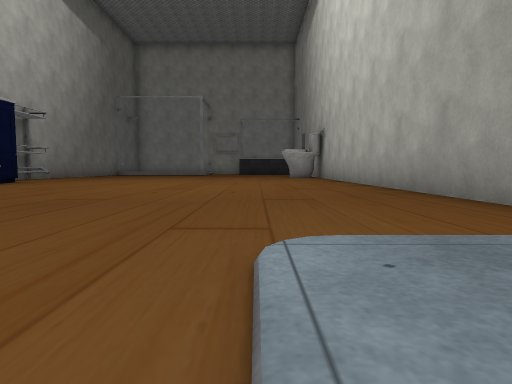
[1] (above)

24 first-person views from a walk through a Unity game level. The camera is 0.35 m above the floor, tilts 4° down and sees 75° across. Doors are open. The floor is counted in squares, 1 m on a side. Each view is taken from the middle of a square. On the plan, view 1 faces up. The plan holds only what a view shows up to about 9 squares ahead; the rest is blank. The place goes on beyond the plan. Some surface patterns are stand-ins.

[2]
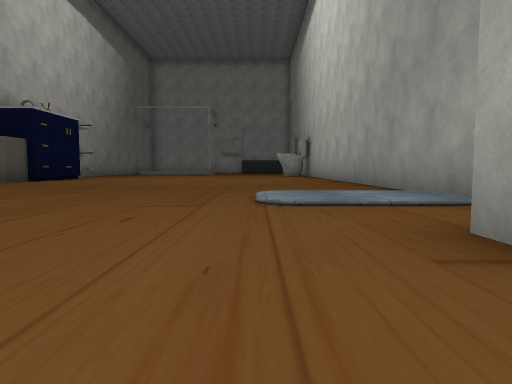

[3]
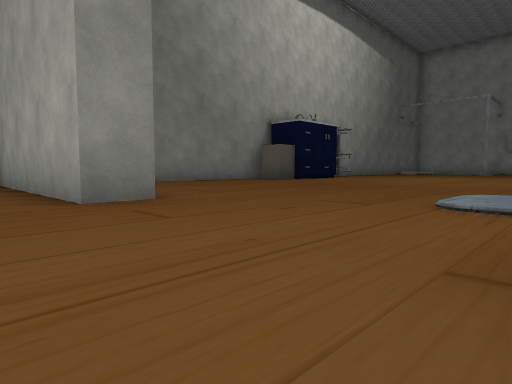

[4]
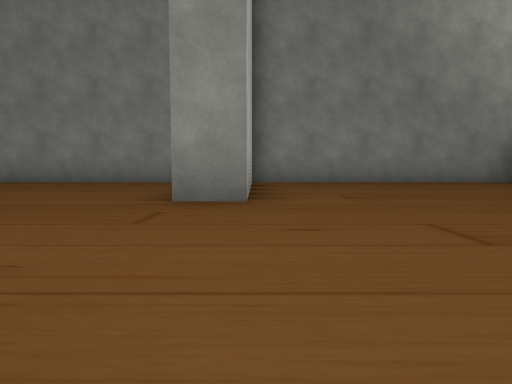

[5]
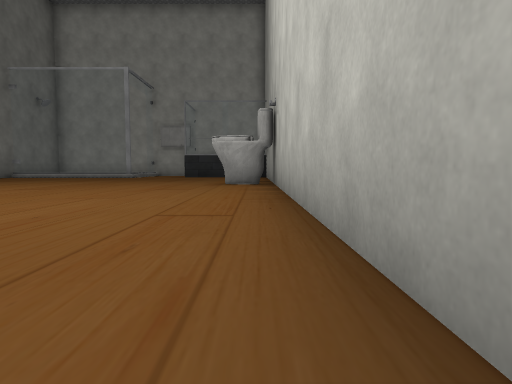

[6]
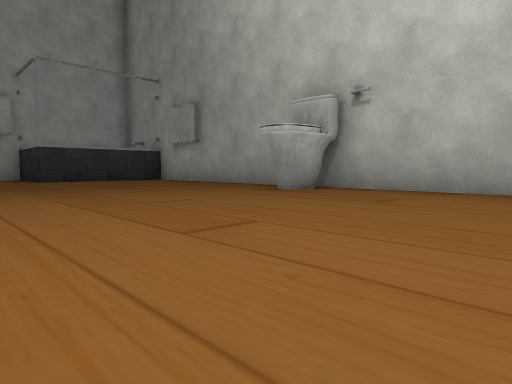

[7]
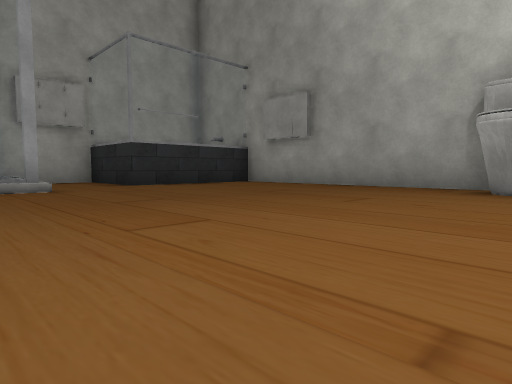

[8]
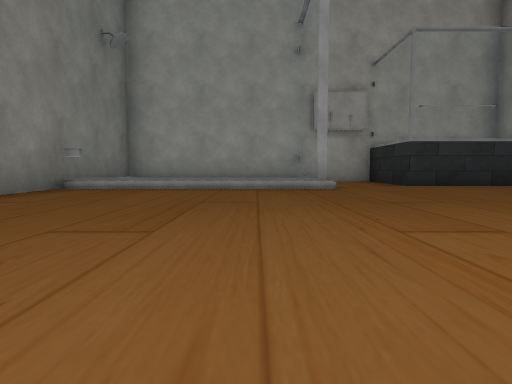

[9]
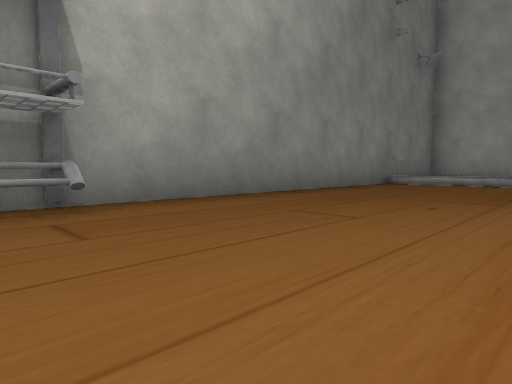

[10]
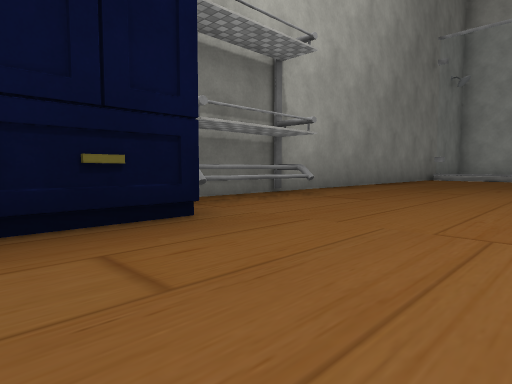

[11]
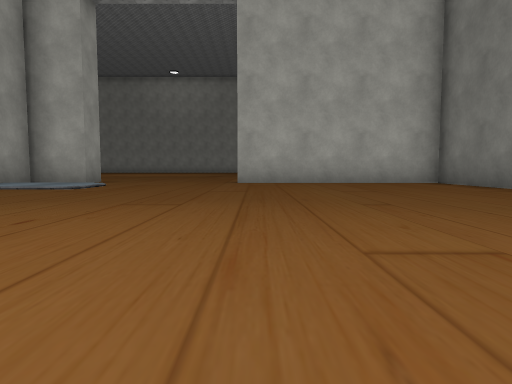

[12]
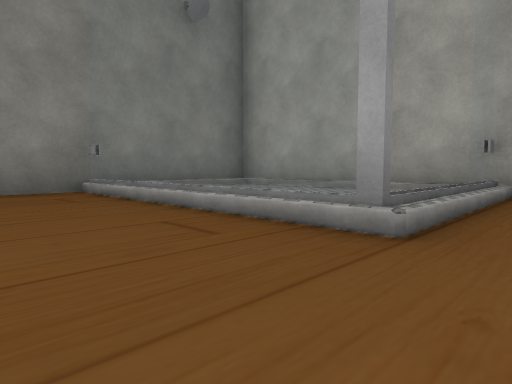

[13]
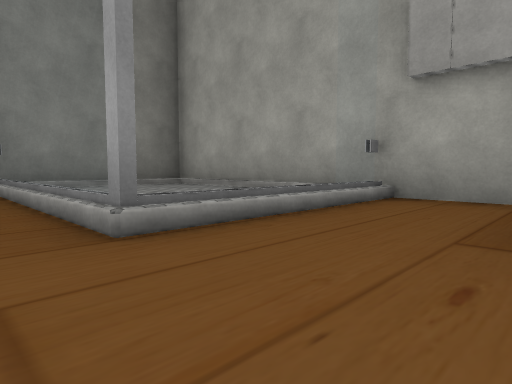

[14]
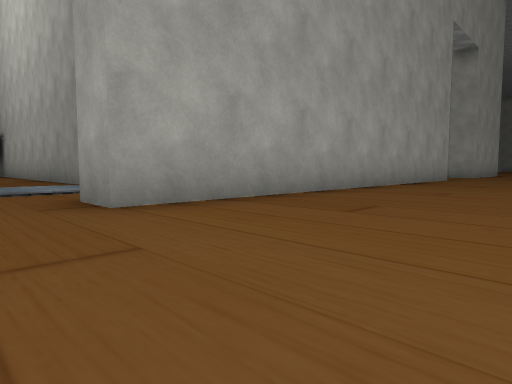

[15]
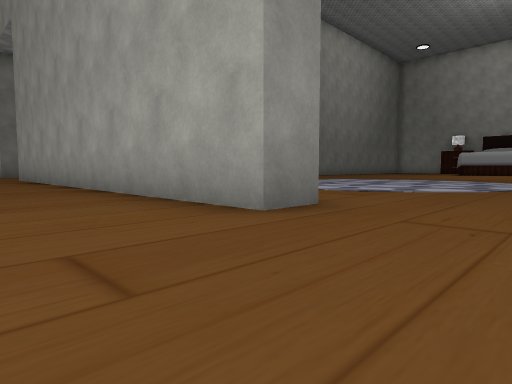

[16]
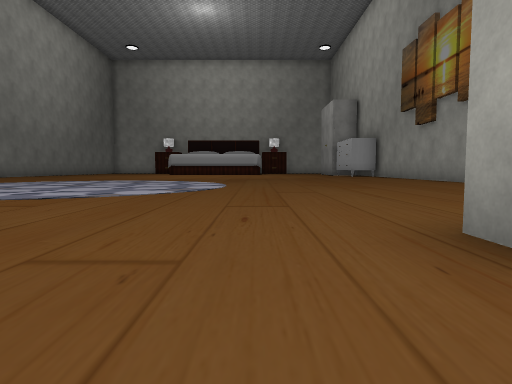

[17]
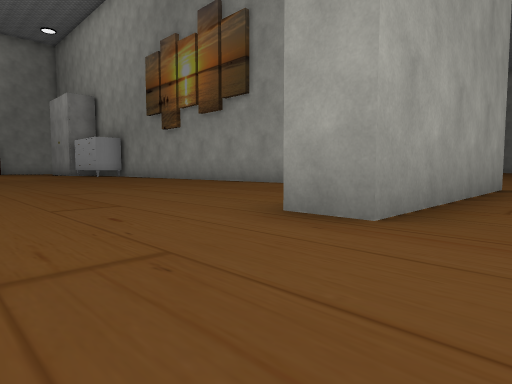

[18]
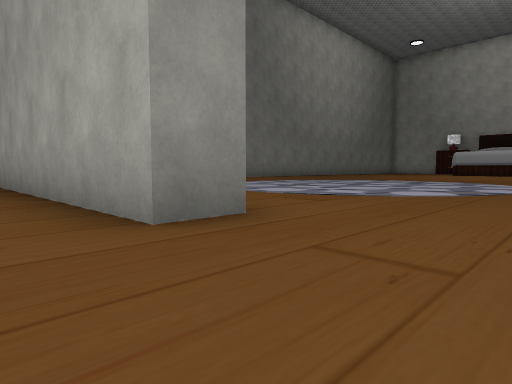

[19]
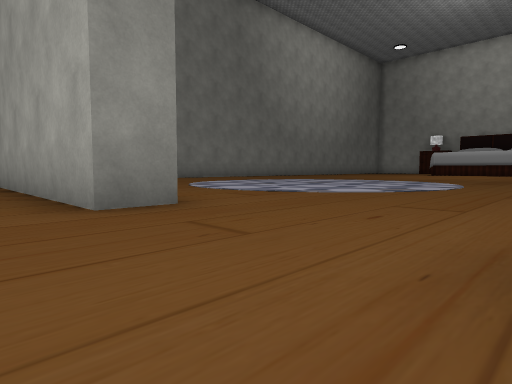

[20]
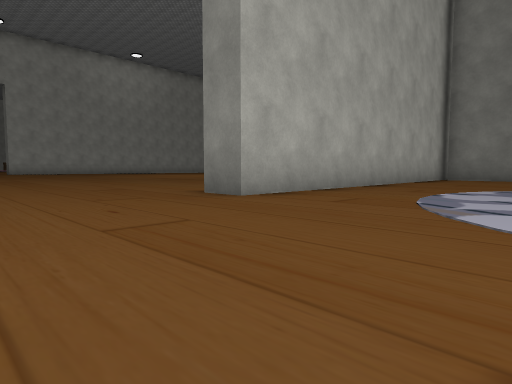

[21]
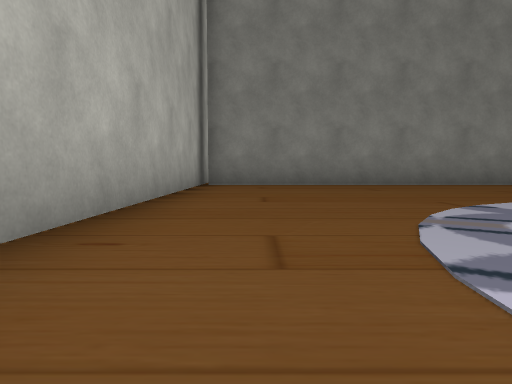

[22]
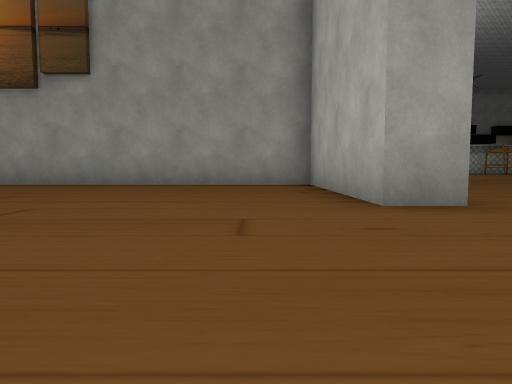

[23]
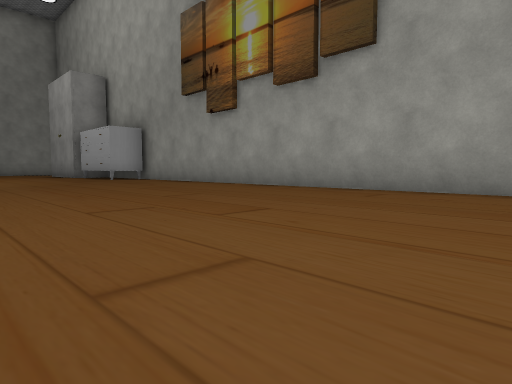

[24]
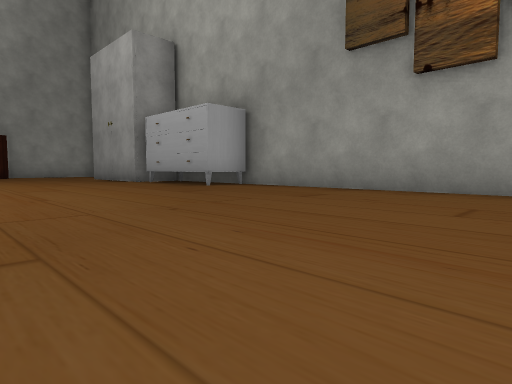

### Floor plan
Points are (right, up) in squares from view 1. A wall is a line through its corners. A room is listed if a view was taken in it or the views show most of it. See-through windows are left out.
Room 1 (views 1, 4, 5, 6, 7, 8, 9, 10, 11, 12, 13)
walls: (-6.2, 6.1) (-6.2, 5.2); (-6.9, 10.9) (-6.9, 9); (-7.4, 5.5) (-7.4, -1.2) (-2.6, -1.2) (-2.6, -2); (-2.8, 17.7) (-7.4, 17.7); (-7.4, 18) (-7.4, 9.4); (2.1, 18.7) (-0.9, 18.7) (-0.9, 21) (-2.9, 21); (2.4, -1.1) (2.4, 18.4); (1.2, -2) (1.2, -1.2) (2.9, -1.2); (-2.8, 21) (-2.8, 17.8)
low walls: (-6.8, 10.9) (-6.8, 9); (-2.8, 17.8) (-5.2, 17.8); (-2.6, 21) (-2.6, 17.7)
ways out: open door at (-0.5, -2) to room 2; open door at (-3, 19) to room 4
objects: other object (2, 13)
Room 2 (views 2, 3, 14, 15, 16, 17, 18, 19)
walls: (11.1, -2) (1.2, -2); (18.8, -2) (14.1, -2); (-2.6, -2) (-7.4, -2); (-7.4, -3) (-7.4, -7.5)
ways out: open door at (-0.5, -2) to room 1; open door at (12.5, -2) to room 3
objects: other object (17, 12) to (18, 14)
Room 3 (views 20, 21, 22, 23, 24)
walls: (2.9, 5.5) (2.9, -1); (14.1, -2) (14.1, -1.2) (18.3, -1.2) (18.3, 11.5); (2.9, -1.2) (11.1, -1.2) (11.1, -2)
ways out: open door at (12.5, -2) to room 2
Room 4 (no view inside)
walls: (-2.9, 21) (-7.4, 21) (-7.4, 18)
low walls: (-7.1, 20.9) (-7.1, 18.1); (-2.9, 18.6) (-2.9, 20.8)
ways out: open door at (-3, 19) to room 1

Where each view was taken, in squares from view 1:
view 1: 0 up, 0 right, facing up
view 2: 3 down, 0 right, facing up
view 3: 3 down, 1 right, facing up-left
view 4: 1 down, 1 right, facing left
view 5: 5 up, 2 right, facing up
view 6: 9 up, 3 left, facing up-right
view 7: 12 up, 4 left, facing up-right
view 8: 12 up, 4 left, facing up
view 9: 10 up, 4 left, facing up-left
view 10: 7 up, 4 left, facing up-left
view 11: 7 up, 3 left, facing down
view 12: 16 up, 2 left, facing up-left
view 13: 17 up, 1 left, facing up-left
view 14: 5 down, 0 right, facing up-right
view 15: 4 down, 13 right, facing up-left
view 16: 3 down, 13 right, facing up
view 17: 3 down, 12 right, facing up-right
view 18: 3 down, 13 right, facing up-left
view 19: 3 down, 14 right, facing up-left
view 20: 2 up, 14 right, facing down-left
view 21: 0 up, 10 right, facing left
view 22: 0 up, 11 right, facing right
view 23: 1 up, 13 right, facing up-right
view 24: 6 up, 13 right, facing up-right
